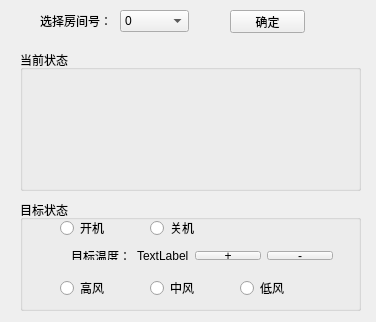
<?xml version="1.0" encoding="UTF-8"?>
<ui version="4.0">
 <class>MainWindow</class>
 <widget class="QMainWindow" name="MainWindow">
  <property name="geometry">
   <rect>
    <x>0</x>
    <y>0</y>
    <width>376</width>
    <height>322</height>
   </rect>
  </property>
  <property name="windowTitle">
   <string>从控机</string>
  </property>
  <widget class="QWidget" name="centralWidget">
   <widget class="QGroupBox" name="groupBox">
    <property name="geometry">
     <rect>
      <x>20</x>
      <y>200</y>
      <width>341</width>
      <height>111</height>
     </rect>
    </property>
    <property name="title">
     <string>目标状态</string>
    </property>
    <widget class="QRadioButton" name="close_radioButton">
     <property name="geometry">
      <rect>
       <x>130</x>
       <y>20</y>
       <width>89</width>
       <height>16</height>
      </rect>
     </property>
     <property name="text">
      <string>关机</string>
     </property>
    </widget>
    <widget class="QRadioButton" name="open_radioButton">
     <property name="geometry">
      <rect>
       <x>40</x>
       <y>20</y>
       <width>89</width>
       <height>16</height>
      </rect>
     </property>
     <property name="text">
      <string>开机</string>
     </property>
    </widget>
    <widget class="QRadioButton" name="high_radioButton">
     <property name="geometry">
      <rect>
       <x>40</x>
       <y>80</y>
       <width>51</width>
       <height>16</height>
      </rect>
     </property>
     <property name="text">
      <string>高风</string>
     </property>
    </widget>
    <widget class="QRadioButton" name="med_radioButton">
     <property name="geometry">
      <rect>
       <x>130</x>
       <y>80</y>
       <width>51</width>
       <height>16</height>
      </rect>
     </property>
     <property name="text">
      <string>中风</string>
     </property>
    </widget>
    <widget class="QRadioButton" name="low_radioButton">
     <property name="geometry">
      <rect>
       <x>220</x>
       <y>80</y>
       <width>61</width>
       <height>16</height>
      </rect>
     </property>
     <property name="text">
      <string>低风</string>
     </property>
    </widget>
    <widget class="QWidget" name="layoutWidget">
     <property name="geometry">
      <rect>
       <x>40</x>
       <y>40</y>
       <width>284</width>
       <height>31</height>
      </rect>
     </property>
     <layout class="QHBoxLayout" name="horizontalLayout">
      <item>
       <widget class="QLabel" name="label">
        <property name="text">
         <string>目标温度：</string>
        </property>
       </widget>
      </item>
      <item>
       <widget class="QLabel" name="dtemp_lable">
        <property name="text">
         <string>TextLabel</string>
        </property>
       </widget>
      </item>
      <item>
       <widget class="QPushButton" name="add_pbt">
        <property name="text">
         <string>+</string>
        </property>
       </widget>
      </item>
      <item>
       <widget class="QPushButton" name="dec_pbt">
        <property name="text">
         <string>-</string>
        </property>
       </widget>
      </item>
     </layout>
    </widget>
   </widget>
   <widget class="QGroupBox" name="groupBox_2">
    <property name="geometry">
     <rect>
      <x>20</x>
      <y>50</y>
      <width>341</width>
      <height>141</height>
     </rect>
    </property>
    <property name="title">
     <string>当前状态</string>
    </property>
    <widget class="QWidget" name="layoutWidget">
     <property name="geometry">
      <rect>
       <x>180</x>
       <y>100</y>
       <width>122</width>
       <height>21</height>
      </rect>
     </property>
     <layout class="QHBoxLayout" name="horizontalLayout_7">
      <item>
       <widget class="QLabel" name="label_13">
        <property name="text">
         <string>当前时间：</string>
        </property>
       </widget>
      </item>
      <item>
       <widget class="QLabel" name="time_label">
        <property name="text">
         <string>TextLabel</string>
        </property>
       </widget>
      </item>
     </layout>
    </widget>
    <widget class="QWidget" name="layoutWidget">
     <property name="geometry">
      <rect>
       <x>40</x>
       <y>20</y>
       <width>122</width>
       <height>21</height>
      </rect>
     </property>
     <layout class="QHBoxLayout" name="horizontalLayout_2">
      <item>
       <widget class="QLabel" name="label_3">
        <property name="text">
         <string>工作状态：</string>
        </property>
       </widget>
      </item>
      <item>
       <widget class="QLabel" name="status_label">
        <property name="text">
         <string>TextLabel</string>
        </property>
       </widget>
      </item>
     </layout>
    </widget>
    <widget class="QWidget" name="layoutWidget">
     <property name="geometry">
      <rect>
       <x>180</x>
       <y>20</y>
       <width>98</width>
       <height>21</height>
      </rect>
     </property>
     <layout class="QHBoxLayout" name="horizontalLayout_3">
      <item>
       <widget class="QLabel" name="label_4">
        <property name="text">
         <string>模式：</string>
        </property>
       </widget>
      </item>
      <item>
       <widget class="QLabel" name="mode_label">
        <property name="text">
         <string>TextLabel</string>
        </property>
       </widget>
      </item>
     </layout>
    </widget>
    <widget class="QWidget" name="layoutWidget">
     <property name="geometry">
      <rect>
       <x>40</x>
       <y>60</y>
       <width>122</width>
       <height>21</height>
      </rect>
     </property>
     <layout class="QHBoxLayout" name="horizontalLayout_4">
      <item>
       <widget class="QLabel" name="label_5">
        <property name="text">
         <string>室内温度：</string>
        </property>
       </widget>
      </item>
      <item>
       <widget class="QLabel" name="ctemp_label">
        <property name="text">
         <string>TextLabel</string>
        </property>
       </widget>
      </item>
     </layout>
    </widget>
    <widget class="QWidget" name="layoutWidget">
     <property name="geometry">
      <rect>
       <x>180</x>
       <y>60</y>
       <width>98</width>
       <height>21</height>
      </rect>
     </property>
     <layout class="QHBoxLayout" name="horizontalLayout_5">
      <item>
       <widget class="QLabel" name="label_6">
        <property name="text">
         <string>风速：</string>
        </property>
       </widget>
      </item>
      <item>
       <widget class="QLabel" name="blow_label">
        <property name="text">
         <string>TextLabel</string>
        </property>
       </widget>
      </item>
     </layout>
    </widget>
    <widget class="QWidget" name="layoutWidget">
     <property name="geometry">
      <rect>
       <x>40</x>
       <y>100</y>
       <width>146</width>
       <height>21</height>
      </rect>
     </property>
     <layout class="QHBoxLayout" name="horizontalLayout_6">
      <item>
       <widget class="QLabel" name="label_7">
        <property name="text">
         <string>当前消费金额：</string>
        </property>
       </widget>
      </item>
      <item>
       <widget class="QLabel" name="cost_label">
        <property name="text">
         <string>TextLabel</string>
        </property>
       </widget>
      </item>
     </layout>
    </widget>
   </widget>
   <widget class="QLabel" name="label_2">
    <property name="geometry">
     <rect>
      <x>40</x>
      <y>10</y>
      <width>81</width>
      <height>21</height>
     </rect>
    </property>
    <property name="text">
     <string>选择房间号：</string>
    </property>
   </widget>
   <widget class="QComboBox" name="comboBox">
    <property name="geometry">
     <rect>
      <x>120</x>
      <y>10</y>
      <width>69</width>
      <height>22</height>
     </rect>
    </property>
    <item>
     <property name="text">
      <string>0</string>
     </property>
    </item>
    <item>
     <property name="text">
      <string>1</string>
     </property>
    </item>
    <item>
     <property name="text">
      <string>2</string>
     </property>
    </item>
    <item>
     <property name="text">
      <string>3</string>
     </property>
    </item>
   </widget>
   <widget class="QPushButton" name="pushButton">
    <property name="geometry">
     <rect>
      <x>230</x>
      <y>10</y>
      <width>75</width>
      <height>23</height>
     </rect>
    </property>
    <property name="text">
     <string>确定</string>
    </property>
   </widget>
  </widget>
 </widget>
 <layoutdefault spacing="6" margin="11"/>
 <resources/>
 <connections/>
</ui>
